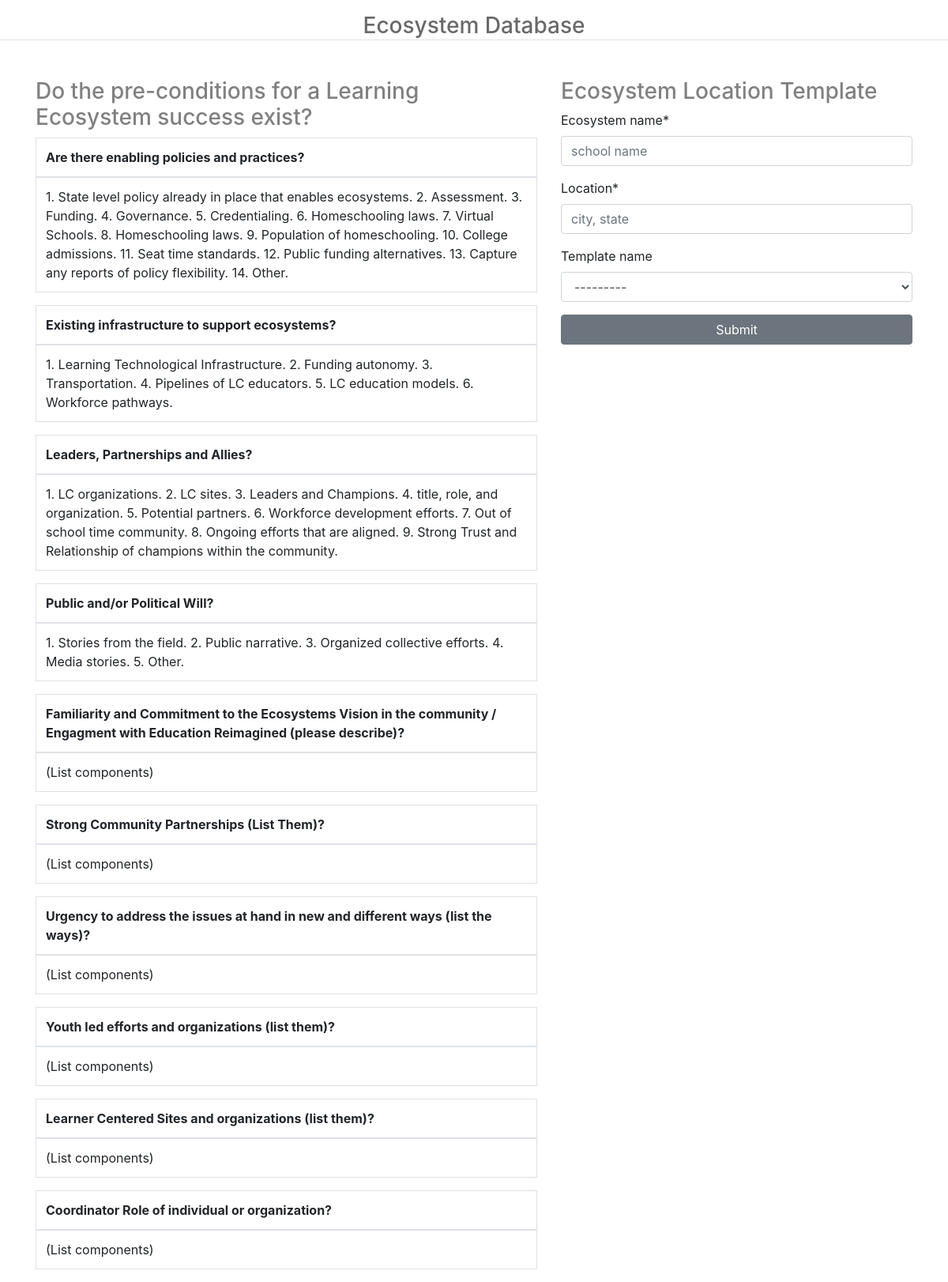
The page / on the database its author committed.
### eco/models.py (models this page shows, shortened)
class Eco_List(models.Model):
    eco_name = models.CharField(max_length=500)
    template_conditions = models.TextField(blank=True)

### eco/views.py (the view, shortened to what this page needs)
# urls.py: path('', views.EcoSystemView, name='eco'),
def EcoSystemView(request):
    form = EcosystemForm()
    eco_list = Eco_List.objects.all()
    dict = {'form': form, 'lists': eco_list}
    return render(request, 'eco.html', context=dict)

### eco/forms.py
class EcosystemForm(forms.ModelForm):
    class Meta:
        model = Ecosystem
        fields = ('ecosystem_name', 'location', 'template_name',)
        widgets = {
            'ecosystem_name': forms.TextInput(attrs={'placeholder': 'school name'}),
            'location': forms.TextInput(
                attrs={'placeholder': 'city, state'}),
        }

### templates/eco.html (shortened to what this page needs)
{% extends 'base.html' %}
{% load crispy_forms_tags %}
{% block content %}
  <h3 class="text-center mt-3 mb-5 border-bottom" style="color: #696969;">Ecosystem Database</h3>
  <div class="container-lg">
    <div class="row">
      <div class="col-md-7">
          <h3 style="color: #808080;">Do the pre-conditions for a Learning Ecosystem success exist?</h3>
          {% for list in lists %}
          <table class="table table-bordered">
            <thead>
              <tr>
                <th scope="col">{{list.eco_name}}</th>
              </tr>
            </thead>
            <tbody>
              <tr>
                <td>{{list.template_conditions}}</td>
            </tbody>
          </table>
          {% endfor %}
      </div>
      <div class="col-md-5">
          <h3 class="mb-2" style="color: #808080;">Ecosystem Location Template</h3>
          <form method="post">
              {{form|crispy}}
              <button type="submit" class="btn btn-block btn-secondary">Submit</button>
          </form>
      </div>
  </div>
  </div>
{% endblock content %}

### templates/base.html (shortened to what this page needs)
<!DOCTYPE html>
<html lang="en">
<head>
    <link rel="stylesheet" href="https://cdn.jsdelivr.net/npm/bootstrap@4.6.1/dist/css/bootstrap.min.css">
</head>
<body>
    <div>
        {% block content %}
    {% endblock content %}
    </div>
</body>
</html>

### rows shown on the page
Eco_List: eco_name "Are there enabling policies and practices?", template_conditions "1. State level policy already in place that enables ecosystems. 2. Assessment. 3. Funding. 4. Governance. 5. Credentialing. 6. Homeschooling laws. 7. Virtual Schools. 8. Homeschooling laws. 9. Population of homeschooling. 10. College admissions. 11. Seat time standards. 12. Public funding alternatives. 13. Capture any reports of policy flexibility. 14. Other."
Eco_List: eco_name "Existing infrastructure to support ecosystems?", template_conditions "1. Learning Technological Infrastructure. 2. Funding autonomy. 3. Transportation. 4. Pipelines of LC educators. 5. LC education models. 6. Workforce pathways."
Eco_List: eco_name "Leaders, Partnerships and Allies?", template_conditions "1. LC organizations. 2. LC sites. 3. Leaders and Champions. 4. title, role, and organization. 5. Potential partners. 6. Workforce development efforts. 7. Out of school time community. 8. Ongoing efforts that are aligned. 9. Strong Trust and Relationship of champions within the community."
Eco_List: eco_name "Public and/or Political Will?", template_conditions "1. Stories from the field. 2. Public narrative. 3. Organized collective efforts. 4. Media stories. 5. Other."
Eco_List: eco_name "Familiarity and Commitment to the Ecosystems Vision in the community / Engagment with Education Reimagined (please describe)?", template_conditions "(List components)"
Eco_List: eco_name "Strong Community Partnerships (List Them)?", template_conditions "(List components)"
Eco_List: eco_name "Urgency to address the issues at hand in new and different ways (list the ways)?", template_conditions "(List components)"
Eco_List: eco_name "Youth led efforts and organizations (list them)?", template_conditions "(List components)"
Eco_List: eco_name "Learner Centered Sites and organizations (list them)?", template_conditions "(List components)"
Eco_List: eco_name "Coordinator Role of individual or organization?", template_conditions "(List components)"
